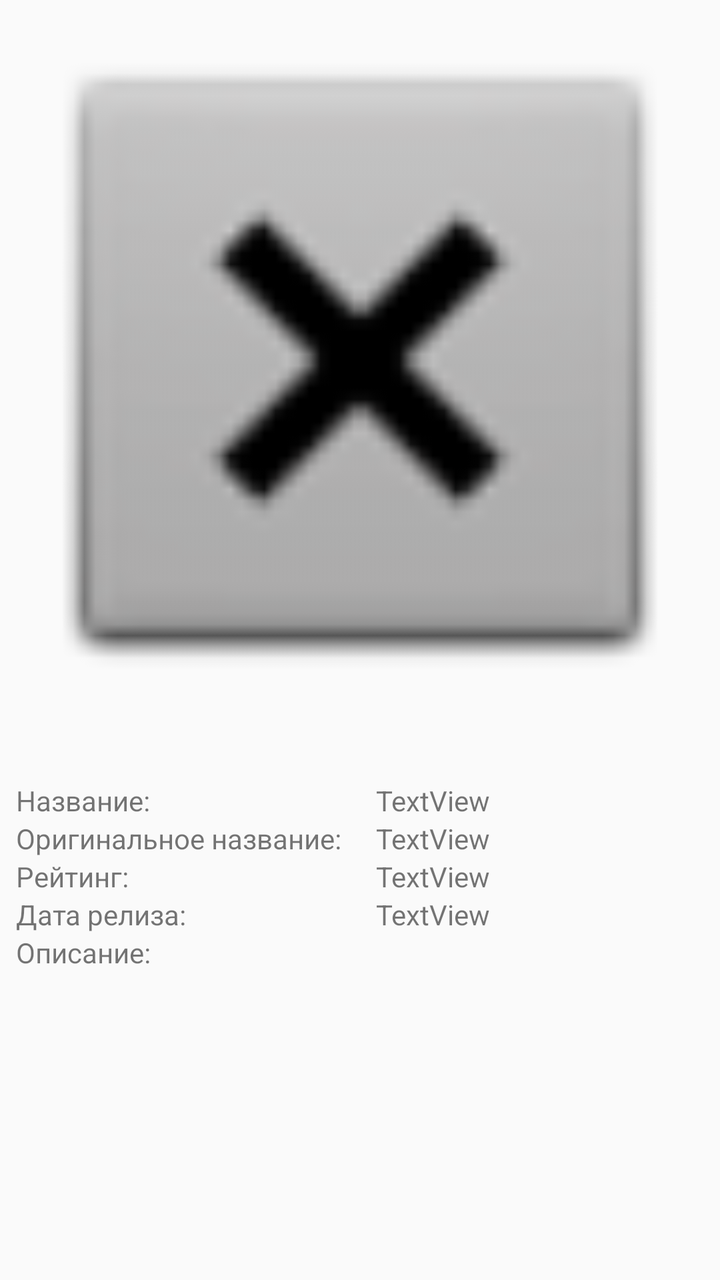
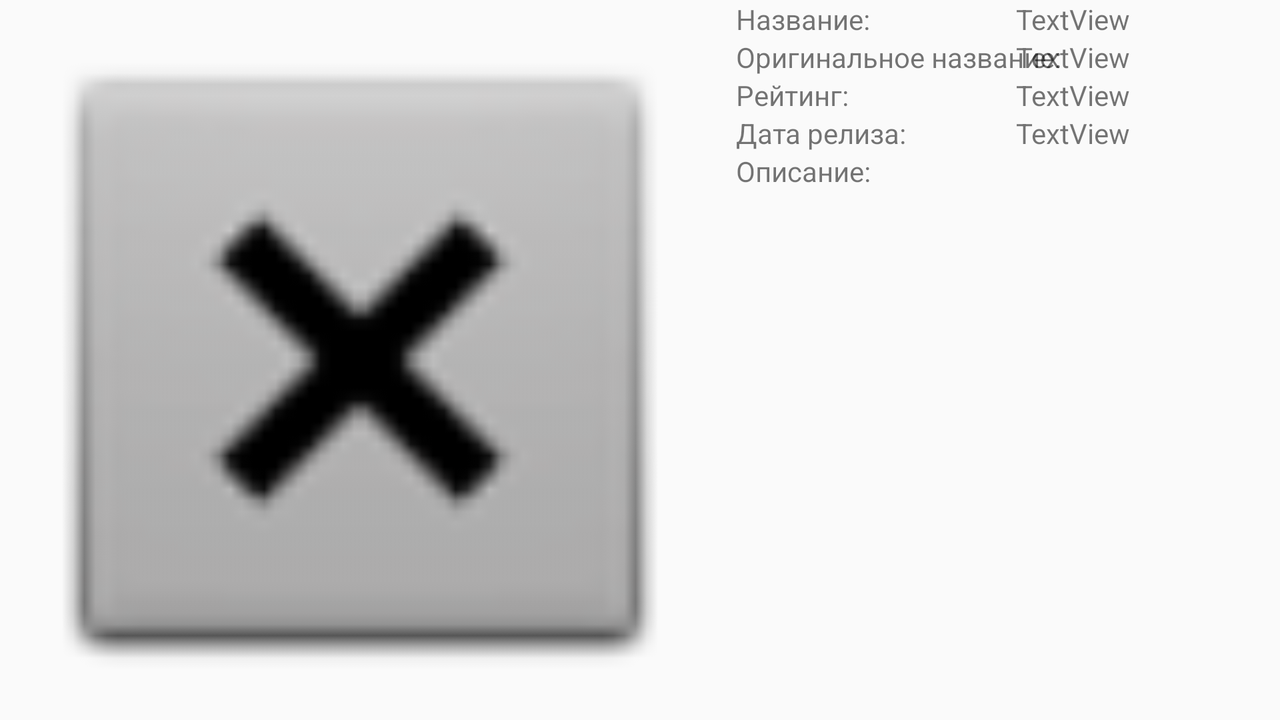

Compare how this app lays out the same screen by default and in its alternative resource folder. The renders come first, then the two layout files and the values they reference.
<!-- AndroidManifest.xml: application theme AppTheme -->
<!-- res/layout/activity_detail.xml -->
<?xml version="1.0" encoding="utf-8"?>
<ScrollView xmlns:android="http://schemas.android.com/apk/res/android"
    xmlns:app="http://schemas.android.com/apk/res-auto"
    xmlns:tools="http://schemas.android.com/tools"
    android:id="@+id/scrollViewInfo"
    android:layout_width="match_parent"
    android:layout_height="match_parent"
    tools:context=".DetailActivity">

    <android.support.constraint.ConstraintLayout
        android:layout_width="match_parent"
        android:layout_height="wrap_content">

        <ImageView
            android:id="@+id/imageViewBigPoster"
            android:layout_width="0dp"
            android:layout_height="wrap_content"
            android:adjustViewBounds="true"
            app:layout_constraintEnd_toEndOf="parent"
            app:layout_constraintStart_toStartOf="parent"
            app:layout_constraintTop_toTopOf="parent"
            app:srcCompat="@android:drawable/btn_dialog" />

        <ImageView
            android:id="@+id/imageViewAddToFavorite"
            android:layout_width="@dimen/size_of_star"
            android:layout_height="@dimen/size_of_star"
            android:layout_marginEnd="16dp"
            android:onClick="onClickChangeFavorite"
            app:layout_constraintBottom_toBottomOf="@+id/imageViewBigPoster"
            app:layout_constraintEnd_toEndOf="@+id/imageViewBigPoster"
            app:layout_constraintTop_toBottomOf="@+id/imageViewBigPoster"
            app:srcCompat="@drawable/favourite_remove" />

        <include
            android:id="@+id/movieInfo"
            layout="@layout/movie_info"
            android:layout_width="0dp"
            android:layout_height="wrap_content"
            app:layout_constraintEnd_toEndOf="parent"
            app:layout_constraintStart_toStartOf="parent"
            app:layout_constraintTop_toBottomOf="@id/imageViewAddToFavorite" />

    </android.support.constraint.ConstraintLayout>

</ScrollView>
<!-- res/layout/movie_info.xml (included above) -->
<?xml version="1.0" encoding="utf-8"?>
<android.support.constraint.ConstraintLayout xmlns:android="http://schemas.android.com/apk/res/android"
    xmlns:app="http://schemas.android.com/apk/res-auto"
    android:layout_width="match_parent"
    android:layout_height="match_parent">

    <TextView
        android:id="@+id/textViewLabelTitle"
        android:layout_width="wrap_content"
        android:layout_height="wrap_content"
        android:layout_marginStart="8dp"
        android:text="Название:"
        app:layout_constraintStart_toStartOf="parent"
        app:layout_constraintTop_toTopOf="parent" />

    <android.support.constraint.Guideline
        android:id="@+id/guidelineCenter"
        android:layout_width="wrap_content"
        android:layout_height="wrap_content"
        android:orientation="vertical"
        app:layout_constraintGuide_percent="0.5" />

    <TextView
        android:id="@+id/textViewTitle"
        android:layout_width="0dp"
        android:layout_height="wrap_content"
        android:layout_marginStart="8dp"
        android:layout_marginEnd="8dp"
        android:text="TextView"
        app:layout_constraintEnd_toEndOf="parent"
        app:layout_constraintStart_toStartOf="@+id/guidelineCenter"
        app:layout_constraintTop_toTopOf="parent" />

    <TextView
        android:id="@+id/textViewLabelOriginalTitle"
        android:layout_width="wrap_content"
        android:layout_height="wrap_content"
        android:layout_marginStart="8dp"
        android:text="Оригинальное название:"
        app:layout_constraintStart_toStartOf="parent"
        app:layout_constraintTop_toBottomOf="@+id/textViewTitle" />

    <TextView
        android:id="@+id/textViewOriginalTitle"
        android:layout_width="0dp"
        android:layout_height="wrap_content"
        android:layout_marginStart="8dp"
        android:layout_marginEnd="8dp"
        android:text="TextView"
        app:layout_constraintEnd_toEndOf="parent"
        app:layout_constraintStart_toStartOf="@+id/guidelineCenter"
        app:layout_constraintTop_toBottomOf="@+id/textViewTitle" />

    <TextView
        android:id="@+id/textViewLabelRating"
        android:layout_width="wrap_content"
        android:layout_height="wrap_content"
        android:layout_marginStart="8dp"
        android:text="Рейтинг:"
        app:layout_constraintStart_toStartOf="parent"
        app:layout_constraintTop_toBottomOf="@+id/textViewOriginalTitle" />

    <TextView
        android:id="@+id/textViewRating"
        android:layout_width="0dp"
        android:layout_height="wrap_content"
        android:layout_marginStart="8dp"
        android:layout_marginEnd="8dp"
        android:text="TextView"
        app:layout_constraintEnd_toEndOf="parent"
        app:layout_constraintStart_toStartOf="@+id/guidelineCenter"
        app:layout_constraintTop_toBottomOf="@+id/textViewOriginalTitle" />

    <TextView
        android:id="@+id/textViewLabelReleaseDate"
        android:layout_width="wrap_content"
        android:layout_height="wrap_content"
        android:layout_marginStart="8dp"
        android:text="Дата релиза:"
        app:layout_constraintStart_toStartOf="parent"
        app:layout_constraintTop_toBottomOf="@+id/textViewRating" />

    <TextView
        android:id="@+id/textViewReleaseDate"
        android:layout_width="0dp"
        android:layout_height="wrap_content"
        android:layout_marginStart="8dp"
        android:layout_marginEnd="8dp"
        android:text="TextView"
        app:layout_constraintEnd_toEndOf="parent"
        app:layout_constraintStart_toStartOf="@+id/guidelineCenter"
        app:layout_constraintTop_toBottomOf="@+id/textViewRating" />

    <TextView
        android:id="@+id/textViewLabelDescription"
        android:layout_width="wrap_content"
        android:layout_height="wrap_content"
        android:layout_marginStart="8dp"
        android:text="Описание:"
        app:layout_constraintStart_toStartOf="parent"
        app:layout_constraintTop_toBottomOf="@+id/textViewReleaseDate" />

    <TextView
        android:id="@+id/textViewOverview"
        android:layout_width="0dp"
        android:layout_height="wrap_content"
        android:layout_marginStart="8dp"
        android:layout_marginEnd="8dp"
        app:layout_constraintEnd_toEndOf="parent"
        app:layout_constraintStart_toStartOf="parent"
        app:layout_constraintTop_toBottomOf="@+id/textViewLabelDescription" />

    <android.support.v7.widget.RecyclerView
        android:id="@+id/recyclerViewTrailers"
        android:layout_width="0dp"
        android:layout_height="wrap_content"
        android:nestedScrollingEnabled="false"
        app:layout_constraintEnd_toEndOf="parent"
        app:layout_constraintStart_toStartOf="parent"
        app:layout_constraintTop_toBottomOf="@id/textViewOverview" />

    <android.support.v7.widget.RecyclerView
        android:id="@+id/recyclerViewReviews"
        android:layout_width="0dp"
        android:layout_height="wrap_content"
        android:nestedScrollingEnabled="false"
        app:layout_constraintEnd_toEndOf="parent"
        app:layout_constraintStart_toStartOf="parent"
        app:layout_constraintTop_toBottomOf="@id/recyclerViewTrailers" />

</android.support.constraint.ConstraintLayout>
<!-- resources referenced by this layout -->
<resources>
  <dimen name="size_of_star">61dp</dimen>
  <style name="AppTheme" parent="Theme.AppCompat.Light.DarkActionBar">
          
          <item name="colorPrimary">@color/colorPrimary</item>
          <item name="colorPrimaryDark">@color/colorPrimaryDark</item>
          <item name="colorAccent">@color/colorAccent</item>
      </style>
  <color name="colorPrimary">#111111</color>
  <color name="colorPrimaryDark">#111111</color>
  <color name="colorAccent">#D81B60</color>
</resources>
<!-- res/layout-land/activity_detail.xml (the repository's variant of the layout above) -->
<!-- drawn on the phone turned sideways -->
<?xml version="1.0" encoding="utf-8"?>
<android.support.constraint.ConstraintLayout xmlns:android="http://schemas.android.com/apk/res/android"
    xmlns:app="http://schemas.android.com/apk/res-auto"
    xmlns:tools="http://schemas.android.com/tools"
    android:layout_width="match_parent"
    android:layout_height="match_parent"
    tools:context=".DetailActivity">

    <ImageView
        android:id="@+id/imageViewBigPoster"
        android:layout_width="wrap_content"
        android:layout_height="0dp"
        android:adjustViewBounds="true"
        app:layout_constraintBottom_toBottomOf="parent"
        app:layout_constraintStart_toStartOf="parent"
        app:layout_constraintTop_toTopOf="parent"
        app:srcCompat="@android:drawable/btn_dialog" />

    <ImageView
        android:id="@+id/imageViewAddToFavorite"
        android:layout_width="@dimen/small_star_size"
        android:layout_height="@dimen/small_star_size"
        android:layout_marginEnd="16dp"
        android:layout_marginBottom="16dp"
        android:onClick="onClickChangeFavorite"
        app:layout_constraintBottom_toBottomOf="@+id/imageViewBigPoster"
        app:layout_constraintEnd_toEndOf="@+id/imageViewBigPoster"
        app:srcCompat="@drawable/favourite_remove" />

    <ScrollView
        android:id="@+id/scrollViewInfo"
        android:layout_width="0dp"
        android:layout_height="0dp"
        app:layout_constraintBottom_toBottomOf="parent"
        app:layout_constraintEnd_toEndOf="parent"
        app:layout_constraintStart_toEndOf="@id/imageViewBigPoster"
        app:layout_constraintTop_toTopOf="parent">

        <include
            android:id="@+id/movieInfo"
            layout="@layout/movie_info"
            android:layout_width="match_parent"
            android:layout_height="wrap_content" />

    </ScrollView>

</android.support.constraint.ConstraintLayout>
<!-- resources referenced by the variant -->
<!-- as the phone turned sideways resolves them -->
<resources>
  <dimen name="small_star_size">43dp</dimen>
  <style name="AppTheme" parent="Theme.AppCompat.Light.DarkActionBar">
          
          <item name="colorPrimary">@color/colorPrimary</item>
          <item name="colorPrimaryDark">@color/colorPrimaryDark</item>
          <item name="colorAccent">@color/colorAccent</item>
      </style>
  <color name="colorPrimary">#111111</color>
  <color name="colorPrimaryDark">#111111</color>
  <color name="colorAccent">#D81B60</color>
</resources>
